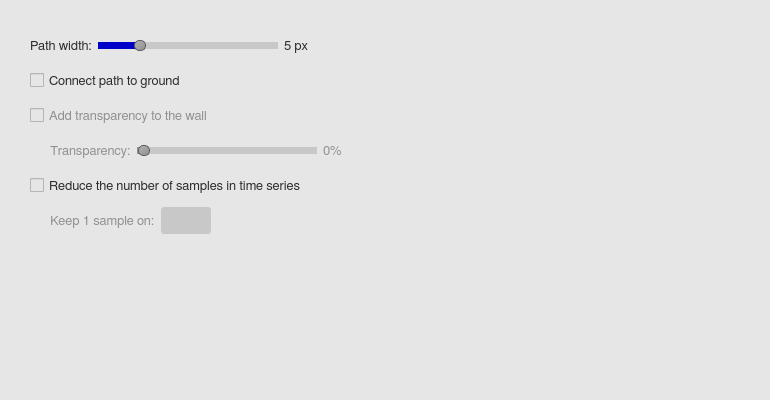
<?xml version="1.0" encoding="UTF-8"?>
<ui version="4.0">
 <class>exportWindow</class>
 <widget class="QWidget" name="exportWindow">
  <property name="geometry">
   <rect>
    <x>0</x>
    <y>0</y>
    <width>770</width>
    <height>400</height>
   </rect>
  </property>
  <property name="minimumSize">
   <size>
    <width>0</width>
    <height>0</height>
   </size>
  </property>
  <property name="maximumSize">
   <size>
    <width>16777215</width>
    <height>16777215</height>
   </size>
  </property>
  <property name="font">
   <font>
    <family>FreeSans</family>
    <pointsize>10</pointsize>
    <weight>50</weight>
    <bold>false</bold>
    <stylestrategy>PreferAntialias</stylestrategy>
    <kerning>true</kerning>
   </font>
  </property>
  <property name="windowTitle">
   <string>Export to</string>
  </property>
  <property name="windowIcon">
   <iconset>
    <normaloff>icons/export_icon.svg</normaloff>icons/export_icon.svg</iconset>
  </property>
  <property name="styleSheet">
   <string notr="true">QWidget {
	background-color: rgb(230,230,230);
}

QComboBox {
	border: 1px solid #acacac;
    border-radius: 1px;
	padding-left: 5px;
    background-color: qlineargradient(x1: 0, y1: 0, x2: 0, y2: 1, 
								stop: 0 #f0f0f0, stop: 1 #e5e5e5);
    color: rgb(45,45,45);
}

QComboBox:disabled {
	background-color:  rgb(200,200,200);
}

QComboBox:hover {
	border: 1px solid #7eb4ea;
    border-radius: 1px;
	background-color: qlineargradient(x1: 0, y1: 0, x2: 0, y2: 1, 
								stop: 0 #ecf4fc, stop: 1 #dcecfc);
}

QComboBox::drop-down {
	subcontrol-origin: padding;
	subcontrol-position: top right;
	width: 27px;
    border-left-width: 1px;
	border-left-color: darkgray;
	border-left-style: solid;
	border-top-right-radius: 3px;
	border-bottom-right-radius: 3px;
}

QComboBox::down-arrow {
	image: url(icons/down_arrow_icon.svg); 
	width: 16px;
	height: 16px
}

QComboBox QAbstractItemView {
	selection-background-color: rgb(200,200,200);
	selection-color: black;
	background: #f0f0f0;
	border: 0px solid #f0f0f0;
}

QComboBox QAbstractItemView::item {
	margin: 5px 5px 5px 5px;
}

QScrollBar:vertical {
  border: 1px solid white;
  background-color: rgb(240, 240, 240);
  width: 20px;
  margin: 21px 0px 21px 0px;
}

QScrollBar:horizontal {
  border: 1px solid white;
  background-color: rgb(240, 240, 240);
  height: 20px;
  margin: 0px 21px 0px 21px;
}

QScrollBar::handle:vertical {
  background-color: rgb(205, 205, 205);
  min-height: 25px;
}

QScrollBar:handle:vertical:hover {
  background-color: rgb(166, 166, 166);
}

QScrollBar:handle:vertical:pressed {
  background-color: rgb(96, 96, 96);
}

QScrollBar::handle:horizontal {
  background-color: rgb(205, 205, 205);
  min-width: 25px;
}

QScrollBar:handle:horizontal:hover {
  background-color: rgb(166, 166, 166);
}

QScrollBar:handle:horizontal:pressed {
  background-color: rgb(96, 96, 96);
}

QScrollBar::add-line:vertical {
  border-top: 1px solid rgb(240,240,240);
  border-left: 1px solid white;
  border-right: 1px solid white;
  border-bottom: 1px solid white;
  background-color: rgb(240, 240, 240);
  height: 20px;
  subcontrol-position: bottom;
  subcontrol-origin: margin;
  border-bottom-right-radius: 0px;
}

QScrollBar::add-line:vertical:hover {
  background-color: rgb(218, 218, 218);
}

QScrollBar::add-line:vertical:pressed {
  background-color: rgb(96, 96, 96);
}

QScrollBar::sub-line:vertical {
  border-top: 1px solid white;
  border-left: 1px solid white;
  border-right: 1px solid white;
  border-bottom: 1px solid rgb(240,240,240);
  background-color: rgb(240, 240, 240);
  height: 20px;
  subcontrol-position: top;
  subcontrol-origin: margin;
  border-top-right-radius: 0px;
}

QScrollBar::sub-line:vertical:hover {
  background-color: rgb(218, 218, 218);
}

QScrollBar::sub-line:vertical:pressed {
  background-color: rgb(96, 96, 96);
}

QScrollBar::up-arrow:vertical {
  image: url(icons/up_arrow_icon.svg); 
  width: 16px;
  height: 16px;
}

QScrollBar::up-arrow:vertical:pressed {
  right: -1px;
  bottom: -1px;
}

QScrollBar::down-arrow:vertical {
  image: url(icons/down_arrow_icon.svg); 
  width: 16px;
  height: 16px;
}

QScrollBar::down-arrow:vertical:pressed {
  right: -1px;
  bottom: -1px;
}

QScrollBar::add-line:horizontal {
  border-top: 1px solid white;
  border-left: 1px solid rgb(240,240,240);
  border-right: 1px solid white;
  border-bottom: 1px solid white;
  background-color: rgb(240, 240, 240);
  width: 20px;
  subcontrol-position: right;
  subcontrol-origin: margin;
  border-bottom-right-radius: 0px;
}

QScrollBar::add-line:horizontal:hover {
  background-color: rgb(218, 218, 218);
}

QScrollBar::add-line:horizontal:pressed {
  background-color: rgb(96, 96, 96);
}

QScrollBar::sub-line:horizontal {
  border-top: 1px solid white;
  border-left: 1px solid white;
  border-right: 1px solid rgb(240,240,240);
  border-bottom: 1px solid white;
  background-color: rgb(240, 240, 240);
  width: 20px;
  subcontrol-position: left;
  subcontrol-origin: margin;
border-bottom-left-radius: 0px;
}

QScrollBar::sub-line:horizontal:hover {
  background-color: rgb(218, 218, 218);
}

QScrollBar::sub-line:horizontal:pressed {
  background-color: rgb(96, 96, 96);
}

QScrollBar::left-arrow:horizontal {
  image: url(icons/left_arrow_icon.svg); 
  width: 16px;
  height: 16px;
}

QScrollBar::left-arrow:horizontal:pressed {
  right: -1px;
  bottom: -1px;
}

QScrollBar::right-arrow:horizontal {
  image: url(icons/right_arrow_icon.svg); 
  width: 16px;
  height: 16px;
}

QScrollBar::right-arrow:horizontal:pressed {
  right: -1px;
  bottom: -1px;
}</string>
  </property>
  <widget class="QWidget" name="">
   <property name="geometry">
    <rect>
     <x>30</x>
     <y>30</y>
     <width>426</width>
     <height>211</height>
    </rect>
   </property>
   <layout class="QVBoxLayout" name="ew_vertical_layout">
    <item>
     <layout class="QHBoxLayout" name="horizontalLayout">
      <item>
       <widget class="QLabel" name="ew_label_5">
        <property name="enabled">
         <bool>true</bool>
        </property>
        <property name="minimumSize">
         <size>
          <width>0</width>
          <height>27</height>
         </size>
        </property>
        <property name="maximumSize">
         <size>
          <width>16777215</width>
          <height>27</height>
         </size>
        </property>
        <property name="font">
         <font>
          <family>FreeSans</family>
          <pointsize>10</pointsize>
          <stylestrategy>PreferAntialias</stylestrategy>
          <kerning>true</kerning>
         </font>
        </property>
        <property name="styleSheet">
         <string notr="true">QLabel {
    color: rgb(45,45,45);
}

QLabel:disabled {
	color: rgb(145,145,145);
}</string>
        </property>
        <property name="text">
         <string>Path width:</string>
        </property>
        <property name="alignment">
         <set>Qt::AlignLeading|Qt::AlignLeft|Qt::AlignVCenter</set>
        </property>
       </widget>
      </item>
      <item>
       <widget class="QSlider" name="ew_slider_2">
        <property name="enabled">
         <bool>true</bool>
        </property>
        <property name="minimumSize">
         <size>
          <width>180</width>
          <height>27</height>
         </size>
        </property>
        <property name="maximumSize">
         <size>
          <width>180</width>
          <height>27</height>
         </size>
        </property>
        <property name="styleSheet">
         <string notr="true">QSlider::groove:horizontal {
    border: 1px solid #999999;
    height: 1px;
    background: qlineargradient(x1:0, y1:0, x2:0, y2:1, stop:0 #B1B1B1, stop:1 #c4c4c4);
    margin: 2px 0;
}

QSlider::handle:horizontal {
    background: qlineargradient(x1:0, y1:0, x2:1, y2:1, stop:0 #b4b4b4, stop:1 #8f8f8f);
    border: 1px solid #5c5c5c;
    width: 10px;
    margin: -5px 0;
    border-radius: 5px;
}

QSlider::handle:horizontal:hover {
    background: qlineargradient(x1:0, y1:0, x2:1, y2:1, stop:0 #c7c7c7, stop:1 #a7a7a7);
}

QSlider::add-page:horizontal {
    background: rgb(200,200,200);
}

QSlider::sub-page:horizontal {
    background: rgb(0,0,200);
}

QSlider::sub-page:horizontal:disabled {
    background: rgb(145,145,145);
}
</string>
        </property>
        <property name="minimum">
         <number>1</number>
        </property>
        <property name="maximum">
         <number>20</number>
        </property>
        <property name="singleStep">
         <number>1</number>
        </property>
        <property name="pageStep">
         <number>1</number>
        </property>
        <property name="value">
         <number>5</number>
        </property>
        <property name="sliderPosition">
         <number>5</number>
        </property>
        <property name="orientation">
         <enum>Qt::Horizontal</enum>
        </property>
        <property name="tickPosition">
         <enum>QSlider::NoTicks</enum>
        </property>
       </widget>
      </item>
      <item>
       <widget class="QLabel" name="ew_label_6">
        <property name="enabled">
         <bool>true</bool>
        </property>
        <property name="minimumSize">
         <size>
          <width>45</width>
          <height>27</height>
         </size>
        </property>
        <property name="maximumSize">
         <size>
          <width>45</width>
          <height>27</height>
         </size>
        </property>
        <property name="font">
         <font>
          <family>FreeSans</family>
          <pointsize>10</pointsize>
          <stylestrategy>PreferAntialias</stylestrategy>
          <kerning>true</kerning>
         </font>
        </property>
        <property name="styleSheet">
         <string notr="true">QLabel {
    color: rgb(45,45,45);
}

QLabel:disabled {
	color: rgb(145,145,145);
}</string>
        </property>
        <property name="text">
         <string>5 px</string>
        </property>
        <property name="alignment">
         <set>Qt::AlignLeading|Qt::AlignLeft|Qt::AlignVCenter</set>
        </property>
       </widget>
      </item>
      <item>
       <spacer name="horizontalSpacer_2">
        <property name="orientation">
         <enum>Qt::Horizontal</enum>
        </property>
        <property name="sizeType">
         <enum>QSizePolicy::Fixed</enum>
        </property>
        <property name="sizeHint" stdset="0">
         <size>
          <width>10</width>
          <height>20</height>
         </size>
        </property>
       </spacer>
      </item>
      <item>
       <widget class="QToolButton" name="info_button_12">
        <property name="maximumSize">
         <size>
          <width>27</width>
          <height>27</height>
         </size>
        </property>
        <property name="styleSheet">
         <string notr="true">QToolButton {
	border: 1px solid transparent;
	background-color: transparent;
	width: 27px;
	height: 27px;
}

QToolButton:flat {
	border: none;
}</string>
        </property>
        <property name="text">
         <string/>
        </property>
        <property name="icon">
         <iconset>
          <normaloff>icons/info_icon.svg</normaloff>icons/info_icon.svg</iconset>
        </property>
        <property name="iconSize">
         <size>
          <width>23</width>
          <height>23</height>
         </size>
        </property>
        <property name="autoRaise">
         <bool>false</bool>
        </property>
       </widget>
      </item>
      <item>
       <spacer name="horizontalSpacer">
        <property name="orientation">
         <enum>Qt::Horizontal</enum>
        </property>
        <property name="sizeHint" stdset="0">
         <size>
          <width>40</width>
          <height>20</height>
         </size>
        </property>
       </spacer>
      </item>
     </layout>
    </item>
    <item>
     <layout class="QHBoxLayout" name="horizontalLayout_3">
      <item>
       <widget class="QCheckBox" name="ew_checkbox_1">
        <property name="minimumSize">
         <size>
          <width>0</width>
          <height>27</height>
         </size>
        </property>
        <property name="maximumSize">
         <size>
          <width>16777215</width>
          <height>27</height>
         </size>
        </property>
        <property name="font">
         <font>
          <family>FreeSans</family>
          <pointsize>10</pointsize>
          <stylestrategy>PreferAntialias</stylestrategy>
          <kerning>true</kerning>
         </font>
        </property>
        <property name="styleSheet">
         <string notr="true">QCheckBox {
   color: rgb(45,45,45);
}</string>
        </property>
        <property name="text">
         <string>Connect path to ground</string>
        </property>
       </widget>
      </item>
      <item>
       <widget class="QToolButton" name="info_button_4">
        <property name="maximumSize">
         <size>
          <width>27</width>
          <height>27</height>
         </size>
        </property>
        <property name="styleSheet">
         <string notr="true">QToolButton {
	border: 1px solid transparent;
	background-color: transparent;
	width: 27px;
	height: 27px;
}

QToolButton:flat {
	border: none;
}</string>
        </property>
        <property name="text">
         <string/>
        </property>
        <property name="icon">
         <iconset>
          <normaloff>icons/info_icon.svg</normaloff>icons/info_icon.svg</iconset>
        </property>
        <property name="iconSize">
         <size>
          <width>23</width>
          <height>23</height>
         </size>
        </property>
        <property name="autoRaise">
         <bool>false</bool>
        </property>
       </widget>
      </item>
      <item>
       <spacer name="horizontalSpacer_6">
        <property name="orientation">
         <enum>Qt::Horizontal</enum>
        </property>
        <property name="sizeHint" stdset="0">
         <size>
          <width>40</width>
          <height>20</height>
         </size>
        </property>
       </spacer>
      </item>
     </layout>
    </item>
    <item>
     <layout class="QHBoxLayout" name="horizontalLayout_4">
      <item>
       <widget class="QCheckBox" name="ew_checkbox_2">
        <property name="enabled">
         <bool>false</bool>
        </property>
        <property name="minimumSize">
         <size>
          <width>0</width>
          <height>27</height>
         </size>
        </property>
        <property name="maximumSize">
         <size>
          <width>16777215</width>
          <height>27</height>
         </size>
        </property>
        <property name="font">
         <font>
          <family>FreeSans</family>
          <pointsize>10</pointsize>
          <stylestrategy>PreferAntialias</stylestrategy>
          <kerning>true</kerning>
         </font>
        </property>
        <property name="styleSheet">
         <string notr="true">QCheckBox {
   color: rgb(45,45,45);
}

QCheckBox:disabled {
	color: rgb(145,145,145);
}</string>
        </property>
        <property name="text">
         <string>Add transparency to the wall</string>
        </property>
       </widget>
      </item>
      <item>
       <spacer name="horizontalSpacer_7">
        <property name="orientation">
         <enum>Qt::Horizontal</enum>
        </property>
        <property name="sizeType">
         <enum>QSizePolicy::Fixed</enum>
        </property>
        <property name="sizeHint" stdset="0">
         <size>
          <width>10</width>
          <height>20</height>
         </size>
        </property>
       </spacer>
      </item>
      <item>
       <widget class="QToolButton" name="info_button_5">
        <property name="maximumSize">
         <size>
          <width>27</width>
          <height>27</height>
         </size>
        </property>
        <property name="styleSheet">
         <string notr="true">QToolButton {
	border: 1px solid transparent;
	background-color: transparent;
	width: 27px;
	height: 27px;
}

QToolButton:flat {
	border: none;
}</string>
        </property>
        <property name="text">
         <string/>
        </property>
        <property name="icon">
         <iconset>
          <normaloff>icons/info_icon.svg</normaloff>icons/info_icon.svg</iconset>
        </property>
        <property name="iconSize">
         <size>
          <width>23</width>
          <height>23</height>
         </size>
        </property>
        <property name="autoRaise">
         <bool>false</bool>
        </property>
       </widget>
      </item>
      <item>
       <spacer name="horizontalSpacer_8">
        <property name="orientation">
         <enum>Qt::Horizontal</enum>
        </property>
        <property name="sizeHint" stdset="0">
         <size>
          <width>40</width>
          <height>20</height>
         </size>
        </property>
       </spacer>
      </item>
     </layout>
    </item>
    <item>
     <layout class="QHBoxLayout" name="horizontalLayout_5">
      <item>
       <spacer name="horizontalSpacer_9">
        <property name="orientation">
         <enum>Qt::Horizontal</enum>
        </property>
        <property name="sizeType">
         <enum>QSizePolicy::Fixed</enum>
        </property>
        <property name="sizeHint" stdset="0">
         <size>
          <width>20</width>
          <height>20</height>
         </size>
        </property>
       </spacer>
      </item>
      <item>
       <widget class="QLabel" name="ew_label_2">
        <property name="enabled">
         <bool>false</bool>
        </property>
        <property name="minimumSize">
         <size>
          <width>0</width>
          <height>27</height>
         </size>
        </property>
        <property name="maximumSize">
         <size>
          <width>16777215</width>
          <height>27</height>
         </size>
        </property>
        <property name="font">
         <font>
          <family>FreeSans</family>
          <pointsize>10</pointsize>
          <stylestrategy>PreferAntialias</stylestrategy>
          <kerning>true</kerning>
         </font>
        </property>
        <property name="styleSheet">
         <string notr="true">QLabel {
    color: rgb(45,45,45);
}

QLabel:disabled {
	color: rgb(145,145,145);
}</string>
        </property>
        <property name="text">
         <string>Transparency:</string>
        </property>
        <property name="alignment">
         <set>Qt::AlignLeading|Qt::AlignLeft|Qt::AlignVCenter</set>
        </property>
       </widget>
      </item>
      <item>
       <widget class="QSlider" name="ew_slider_1">
        <property name="enabled">
         <bool>false</bool>
        </property>
        <property name="minimumSize">
         <size>
          <width>180</width>
          <height>27</height>
         </size>
        </property>
        <property name="maximumSize">
         <size>
          <width>180</width>
          <height>27</height>
         </size>
        </property>
        <property name="styleSheet">
         <string notr="true">QSlider::groove:horizontal {
    border: 1px solid #999999;
    height: 1px;
    background: qlineargradient(x1:0, y1:0, x2:0, y2:1, stop:0 #B1B1B1, stop:1 #c4c4c4);
    margin: 2px 0;
}

QSlider::handle:horizontal {
    background: qlineargradient(x1:0, y1:0, x2:1, y2:1, stop:0 #b4b4b4, stop:1 #8f8f8f);
    border: 1px solid #5c5c5c;
    width: 10px;
    margin: -5px 0;
    border-radius: 5px;
}

QSlider::handle:horizontal:hover {
    background: qlineargradient(x1:0, y1:0, x2:1, y2:1, stop:0 #c7c7c7, stop:1 #a7a7a7);
}

QSlider::add-page:horizontal {
    background: rgb(200,200,200);
}

QSlider::sub-page:horizontal {
    background: rgb(0,0,200);
}

QSlider::sub-page:horizontal:disabled {
    background: rgb(145,145,145);
}
</string>
        </property>
        <property name="minimum">
         <number>0</number>
        </property>
        <property name="maximum">
         <number>100</number>
        </property>
        <property name="singleStep">
         <number>1</number>
        </property>
        <property name="pageStep">
         <number>1</number>
        </property>
        <property name="value">
         <number>0</number>
        </property>
        <property name="sliderPosition">
         <number>0</number>
        </property>
        <property name="orientation">
         <enum>Qt::Horizontal</enum>
        </property>
        <property name="tickPosition">
         <enum>QSlider::NoTicks</enum>
        </property>
       </widget>
      </item>
      <item>
       <widget class="QLabel" name="ew_label_3">
        <property name="enabled">
         <bool>false</bool>
        </property>
        <property name="minimumSize">
         <size>
          <width>0</width>
          <height>27</height>
         </size>
        </property>
        <property name="maximumSize">
         <size>
          <width>16777215</width>
          <height>27</height>
         </size>
        </property>
        <property name="font">
         <font>
          <family>FreeSans</family>
          <pointsize>10</pointsize>
          <stylestrategy>PreferAntialias</stylestrategy>
          <kerning>true</kerning>
         </font>
        </property>
        <property name="styleSheet">
         <string notr="true">QLabel {
    color: rgb(45,45,45);
}

QLabel:disabled {
	color: rgb(145,145,145);
}</string>
        </property>
        <property name="text">
         <string>0%</string>
        </property>
        <property name="alignment">
         <set>Qt::AlignLeading|Qt::AlignLeft|Qt::AlignVCenter</set>
        </property>
       </widget>
      </item>
      <item>
       <spacer name="horizontalSpacer_10">
        <property name="orientation">
         <enum>Qt::Horizontal</enum>
        </property>
        <property name="sizeHint" stdset="0">
         <size>
          <width>40</width>
          <height>20</height>
         </size>
        </property>
       </spacer>
      </item>
     </layout>
    </item>
    <item>
     <layout class="QHBoxLayout" name="horizontalLayout_6">
      <item>
       <widget class="QCheckBox" name="ew_checkbox_3">
        <property name="minimumSize">
         <size>
          <width>0</width>
          <height>27</height>
         </size>
        </property>
        <property name="maximumSize">
         <size>
          <width>16777215</width>
          <height>27</height>
         </size>
        </property>
        <property name="font">
         <font>
          <family>FreeSans</family>
          <pointsize>10</pointsize>
          <stylestrategy>PreferAntialias</stylestrategy>
          <kerning>true</kerning>
         </font>
        </property>
        <property name="styleSheet">
         <string notr="true">QCheckBox {
   color: rgb(45,45,45);
}</string>
        </property>
        <property name="text">
         <string>Reduce the number of samples in time series</string>
        </property>
       </widget>
      </item>
      <item>
       <widget class="QToolButton" name="info_button_6">
        <property name="maximumSize">
         <size>
          <width>27</width>
          <height>27</height>
         </size>
        </property>
        <property name="styleSheet">
         <string notr="true">QToolButton {
	border: 1px solid transparent;
	background-color: transparent;
	width: 27px;
	height: 27px;
}

QToolButton:flat {
	border: none;
}</string>
        </property>
        <property name="text">
         <string/>
        </property>
        <property name="icon">
         <iconset>
          <normaloff>icons/info_icon.svg</normaloff>icons/info_icon.svg</iconset>
        </property>
        <property name="iconSize">
         <size>
          <width>23</width>
          <height>23</height>
         </size>
        </property>
        <property name="autoRaise">
         <bool>false</bool>
        </property>
       </widget>
      </item>
      <item>
       <spacer name="horizontalSpacer_11">
        <property name="orientation">
         <enum>Qt::Horizontal</enum>
        </property>
        <property name="sizeHint" stdset="0">
         <size>
          <width>40</width>
          <height>20</height>
         </size>
        </property>
       </spacer>
      </item>
     </layout>
    </item>
    <item>
     <layout class="QHBoxLayout" name="horizontalLayout_7">
      <item>
       <spacer name="horizontalSpacer_12">
        <property name="orientation">
         <enum>Qt::Horizontal</enum>
        </property>
        <property name="sizeType">
         <enum>QSizePolicy::Fixed</enum>
        </property>
        <property name="sizeHint" stdset="0">
         <size>
          <width>20</width>
          <height>20</height>
         </size>
        </property>
       </spacer>
      </item>
      <item>
       <widget class="QLabel" name="ew_label_4">
        <property name="enabled">
         <bool>false</bool>
        </property>
        <property name="minimumSize">
         <size>
          <width>0</width>
          <height>27</height>
         </size>
        </property>
        <property name="maximumSize">
         <size>
          <width>16777215</width>
          <height>27</height>
         </size>
        </property>
        <property name="font">
         <font>
          <family>FreeSans</family>
          <pointsize>10</pointsize>
          <stylestrategy>PreferAntialias</stylestrategy>
          <kerning>true</kerning>
         </font>
        </property>
        <property name="styleSheet">
         <string notr="true">QLabel {
    color: rgb(45,45,45);
}

QLabel:disabled {
	color: rgb(145,145,145);
}</string>
        </property>
        <property name="text">
         <string>Keep 1 sample on:</string>
        </property>
        <property name="alignment">
         <set>Qt::AlignLeading|Qt::AlignLeft|Qt::AlignVCenter</set>
        </property>
       </widget>
      </item>
      <item>
       <widget class="QLineEdit" name="ew_line_1">
        <property name="enabled">
         <bool>false</bool>
        </property>
        <property name="minimumSize">
         <size>
          <width>50</width>
          <height>27</height>
         </size>
        </property>
        <property name="maximumSize">
         <size>
          <width>50</width>
          <height>27</height>
         </size>
        </property>
        <property name="font">
         <font>
          <family>FreeSans</family>
          <pointsize>9</pointsize>
          <stylestrategy>PreferAntialias</stylestrategy>
          <kerning>true</kerning>
         </font>
        </property>
        <property name="styleSheet">
         <string notr="true">QLineEdit {
	border-radius: 3px;
	padding: 1px 4px 1px 4px;
	background-color:  rgb(240, 240, 240);
    color: rgb(45,45,45);
}
    
QLineEdit:disabled {
	background-color:  rgb(200,200,200);
    color: rgb(45,45,45);
}</string>
        </property>
       </widget>
      </item>
      <item>
       <spacer name="horizontalSpacer_13">
        <property name="orientation">
         <enum>Qt::Horizontal</enum>
        </property>
        <property name="sizeHint" stdset="0">
         <size>
          <width>188</width>
          <height>20</height>
         </size>
        </property>
       </spacer>
      </item>
     </layout>
    </item>
   </layout>
  </widget>
 </widget>
 <resources/>
 <connections/>
</ui>
